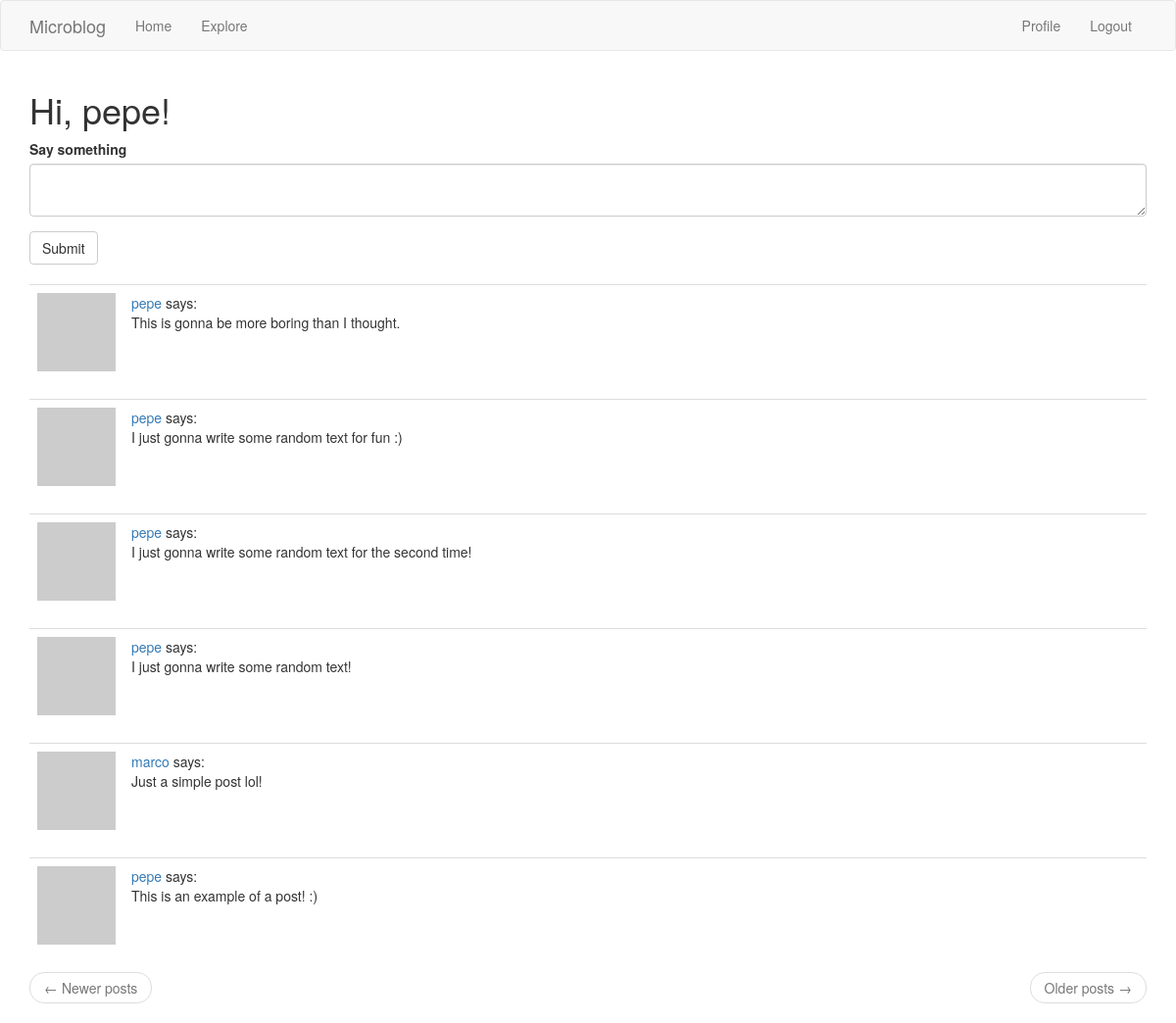
The page /index (signed in) on the database its author committed.
### flaskr/models.py (models this page shows, shortened)
class User(UserMixin, db.Model):
    id = db.Column(db.Integer, primary_key=True)
    username = db.Column(db.String(64), index=True, unique=True)
    email = db.Column(db.String(120), index=True, unique=True)
    password_hash = db.Column(db.String(128))
    about_me = db.Column(db.String(140))
    last_seen = db.Column(db.DateTime, default=datetime.utcnow)
    posts = db.relationship("Post", backref="author", lazy="dynamic")
    followed = db.relationship(
        "User", secondary=followers,
        primaryjoin=(followers.c.follower_id == id),
        secondaryjoin=(followers.c.followed_id == id),
        backref=db.backref("followers", lazy="dynamic"), lazy="dynamic"
    )
    def avatar(self, size):
        digest = md5(self.email.lower().encode("utf-8")).hexdigest()
        return "https://www.gravatar.com/avatar/{}?d=identicon&s={}".format(
            digest, size
        )
    def followed_posts(self):
        followed = Post.query.join(
            followers, (followers.c.followed_id == Post.user_id)
        ).filter(followers.c.follower_id == self.id)
        own = Post.query.filter_by(user_id=self.id)
        return followed.union(own).order_by(Post.timestamp.desc())

class Post(db.Model):
    id = db.Column(db.Integer, primary_key=True)
    body = db.Column(db.String(140))
    timestamp = db.Column(db.DateTime, index=True, default=datetime.utcnow)
    user_id = db.Column(db.Integer, db.ForeignKey("user.id"))

### flaskr/routes.py (the view)
@app.route("/", methods=["GET", "POST"])
@app.route("/index", methods=["GET", "POST"])
@login_required
def index():
    form = PostForm()
    if form.validate_on_submit():
        post = Post(body=form.post.data, author=current_user)
        db.session.add(post)
        db.session.commit()
        flash("Your post is now live!")
        return redirect(url_for("index"))
    page = request.args.get("page", 1, type=int)
    posts = current_user.followed_posts().paginate(
        page, app.config["POSTS_PER_PAGE"], False
    )
    next_url = url_for("index", page=posts.next_num) \
        if posts.has_next else None
    prev_url = url_for("index", page=posts.prev_num) \
        if posts.has_prev else None
    return render_template("index.html", title="Home Page", posts=posts.items,
                           form=form, next_url=next_url, prev_url=prev_url)

### flaskr/forms.py
class PostForm(FlaskForm):
    post = TextAreaField("Say something", validators=[
        DataRequired(), Length(min=1, max=140)
    ])
    submit = SubmitField("Submit")

### flaskr/models.py (called while the page is built)
@login.user_loader
def load_user(id):
    return User.query.get(int(id))

### flaskr/routes.py (called while the page is built)
@app.before_request
def before_request():
    if current_user.is_authenticated:
        current_user.last_seen = datetime.utcnow()
        db.session.commit()

### flaskr/templates/index.html
{% extends "base.html" %}
{% import "bootstrap/wtf.html" as wtf %}
{% block app_content %}
    <h1>Hi, {{ current_user.username }}!</h1>
    {% if form %}
        {{ wtf.quick_form(form) }}
        <br/>
    {% endif %}
    {% for post in posts %}
        {% include "portions/_post.html" %}
    {% endfor %}
    <nav aria-label="...">
        <ul class="pager">
            <li class="previous {% if not prev_url %} disabled {% endif %}">
                <a href="{{ prev_url or '#' }}">
                    <span aria-hidden="true">&larr;</span> Newer posts
                </a>
            </li>
            <li class="next {% if not next_url %} disabled {% endif %}">
                <a href="{{ next_url or '#' }}">
                    Older posts <span aria-hidden="true">&rarr;</span>
                </a>
            </li>
        </ul>
    </nav>
{% endblock app_content %}

### flaskr/templates/portions/_post.html
<table class="table table-hover">
    <tr>
        <td width="70px">
            <a href="{{ url_for('user', username=post.author.username) }}">
                <img src="{{ post.author.avatar(70) }}" />
            </a>
        </td>
        <td>
            <a href="{{ url_for('user', username=post.author.username) }}">
                {{ post.author.username }}
            </a>
            says:
            <br/>
            {{ post.body }}
        </td>
    </tr>
</table>

### rows shown on the page
User: username "pepe"
Post: author.username "pepe", body "This is gonna be more boring than I thought."
Post: author.username "pepe", body "I just gonna write some random text for fun :)"
Post: author.username "pepe", body "I just gonna write some random text for the second time!"
Post: author.username "pepe", body "I just gonna write some random text!"
Post: author.username "marco", body "Just a simple post lol!"
Post: author.username "pepe", body "This is an example of a post! :)"
